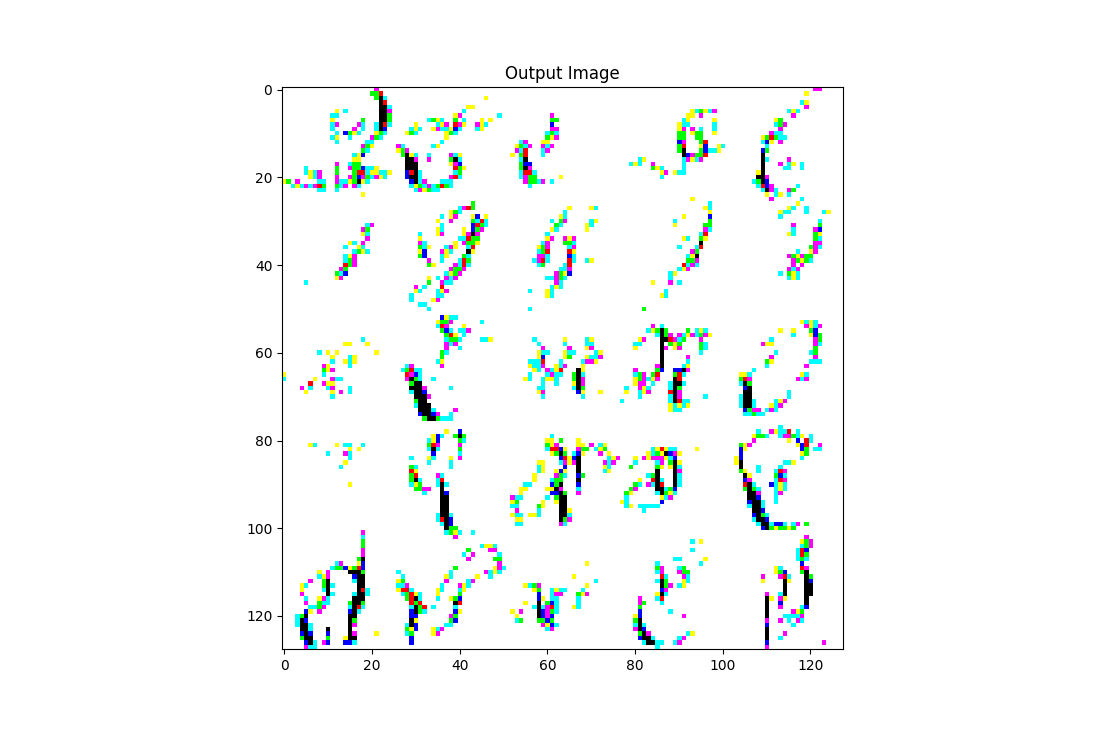
#> input picture error.png, 1098 x 729 px
$ python silhoutte.py error.png error.png error.png
#> lines starting #> are read from the running program, lines starting #| are printed output that depends on the picture; after the words box and inside, x2 and y2 are one past the last pixel; in counts of white or black regions, pixels touching at a corner belong together
from PIL import Image
import sys
import numpy as np
import imageio
from scipy.ndimage.morphology import distance_transform_edt, distance_transform_cdt
import matplotlib.pyplot as plt


"""
Crop to the desired input size for our model (28,28)
If the image has more than one channel (e.g. 4 in the case of screenshotted pngs), then convert to grayscale
"""


# [6 lines left out: function test, not called in this run]

def visualize(edt_img, cdt_img):
    # [12 lines of commented-out code are left out]
    print ('just look at output image for now')


# [18 lines left out: function get_heatmap_from_greyscale, not called in this run]


def shadow_distance(to_filename):
    '''
    finds outermost nonwhite
    pixels and crops out white pixels
    outside of the bounds
    returns cropped Pillow Image

    **** note: initial image must have enough whitespace around
    it to create the white margins. Else the pixel values which
    strech beyond the bounds of the original image are automatically
    filled in as black
    '''
    img = imageio.imread(to_filename) #read in as np array
    shadow = np.where(img < 255, 0, 1) # not white
    img = imageio.imsave(to_filename, img)
    edt_dist_matrix = distance_transform_edt(shadow) // 1
    cdt_dist_matrix = distance_transform_cdt(shadow) // 1 # need ints
    # edt_dist_matrix = utils.softmax(edt_dist_matrix)
    # cdt_dist_matrix = utilssoftmax(cdt_dist_matrix)
    imageio.imsave(to_filename[:-4] + 'edt' + to_filename[-4:], edt_dist_matrix)
    imageio.imsave(to_filename[:-4] + 'cdt' + to_filename[-4:], cdt_dist_matrix)
    return edt_dist_matrix, cdt_dist_matrix

# [54 lines left out: function eliminate_whitespace, not called in this run]

def main():

    print(sys.argv)
    filename = sys.argv[1]
    to_filename = sys.argv[2]
    # image_buffer = None
    # if len(sys.argv) == 4:
    #     image_buffer = sys.argv[3]
    img = Image.open(filename).convert('L')
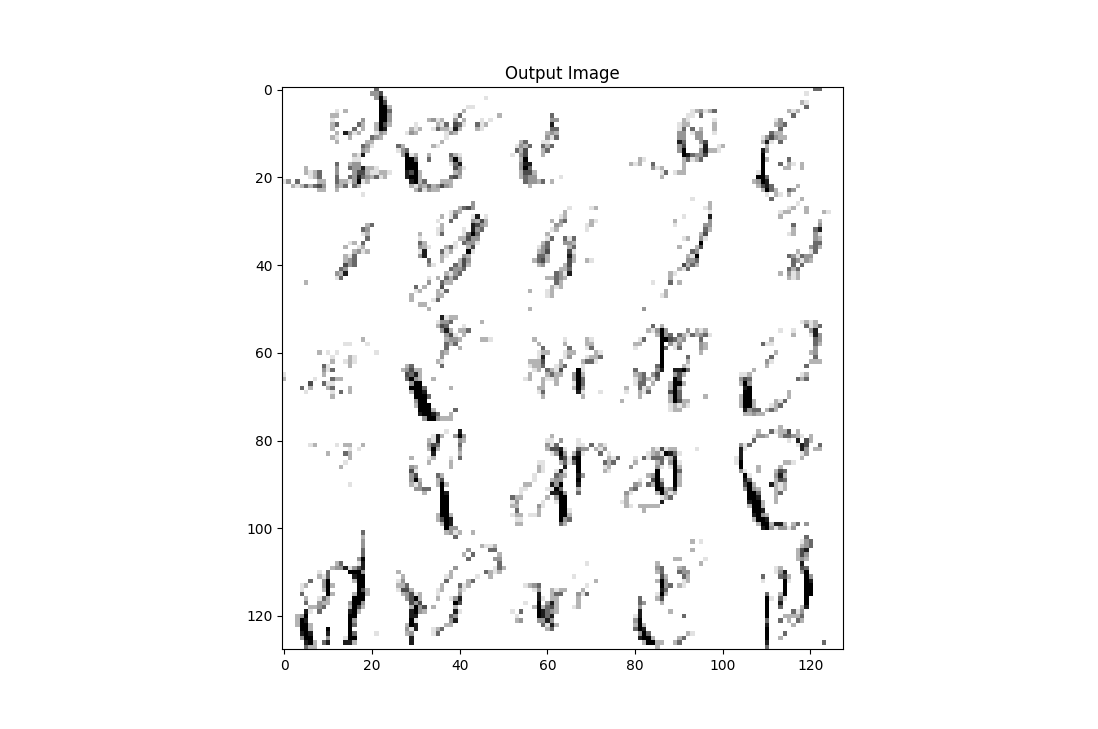
#> img: PIL image 1098x729 L; min 0, max 255, mean 247.7
    img.save(to_filename)

    edt_img, cdt_img = shadow_distance(to_filename)
#> in shadow_distance, `shadow = np.where(img < 255, 0, 1)`:
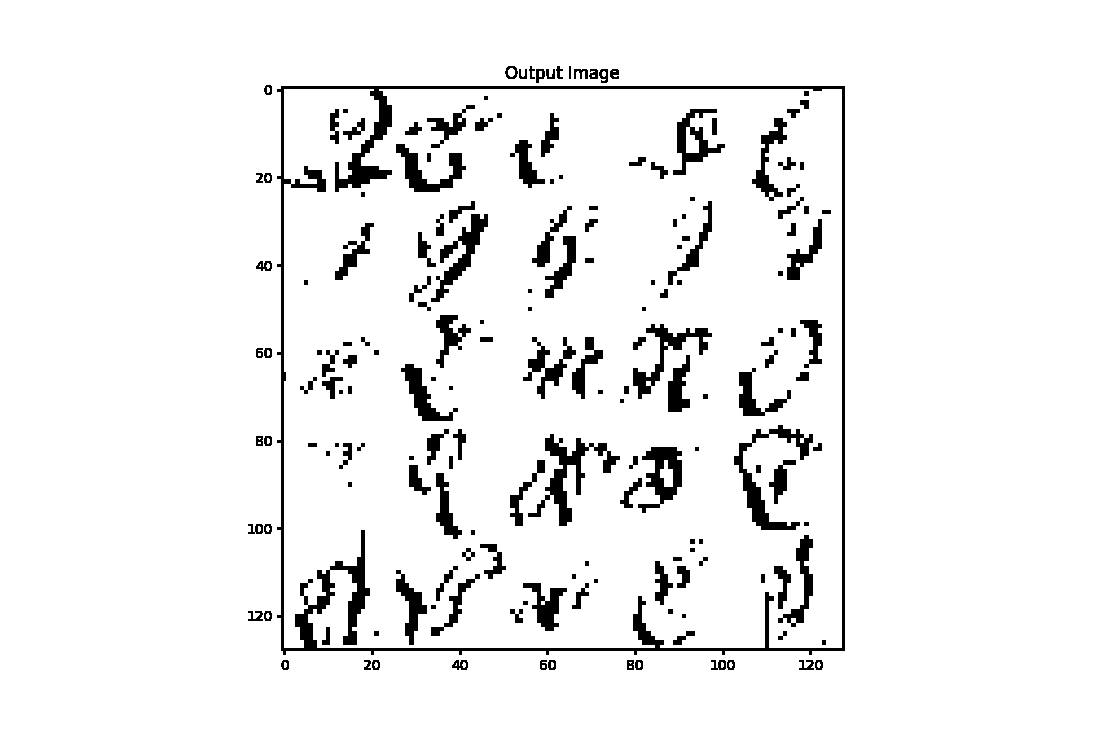
#> shadow: shape (729, 1098) int64; values 0 (black) and 1 (white), 93.7% white; 179 black regions (13 under 20 px), largest, box (x1, y1, x2, y2) and area: (277, 86, 845, 655) 12315, (528, 434, 620, 526) 2088, (734, 425, 813, 530) 1856
#> in shadow_distance, `edt_dist_matrix = distance_transform_edt(shadow) // 1`:
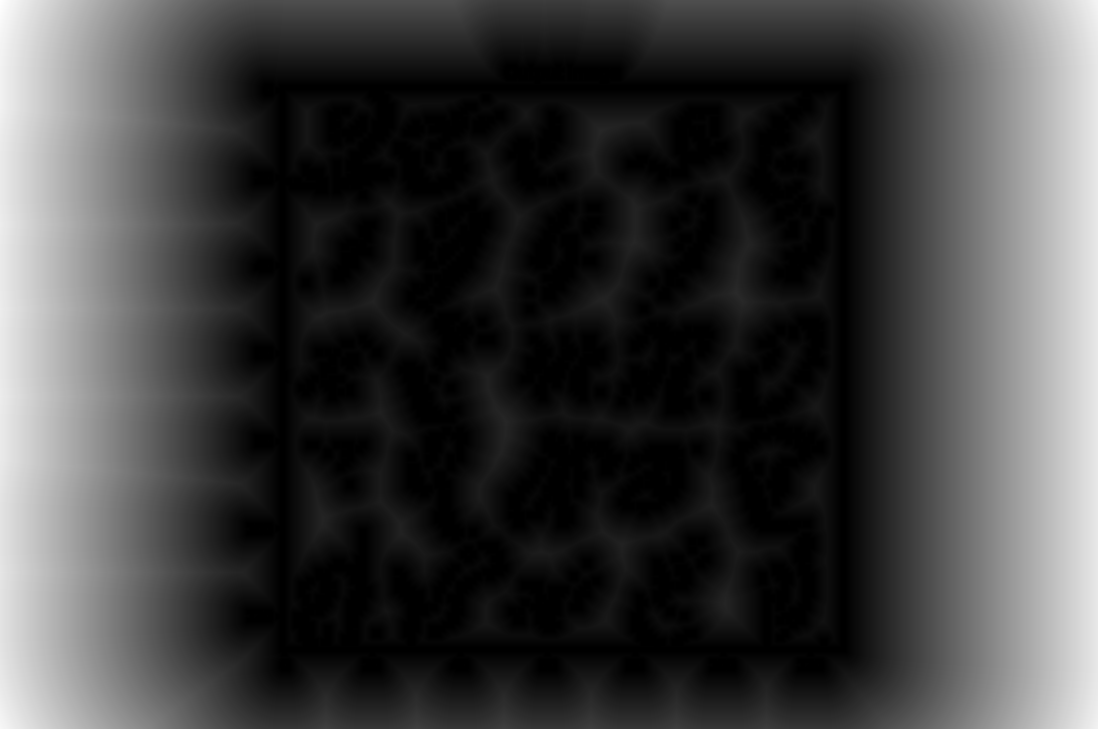
#> edt_dist_matrix: shape (729, 1098) float64; min 0, max 278, mean 69; drawn with min black and max white
    visualize(edt_img, cdt_img)
    # [15 lines of commented-out code are left out]


if __name__=="__main__":
    main()
